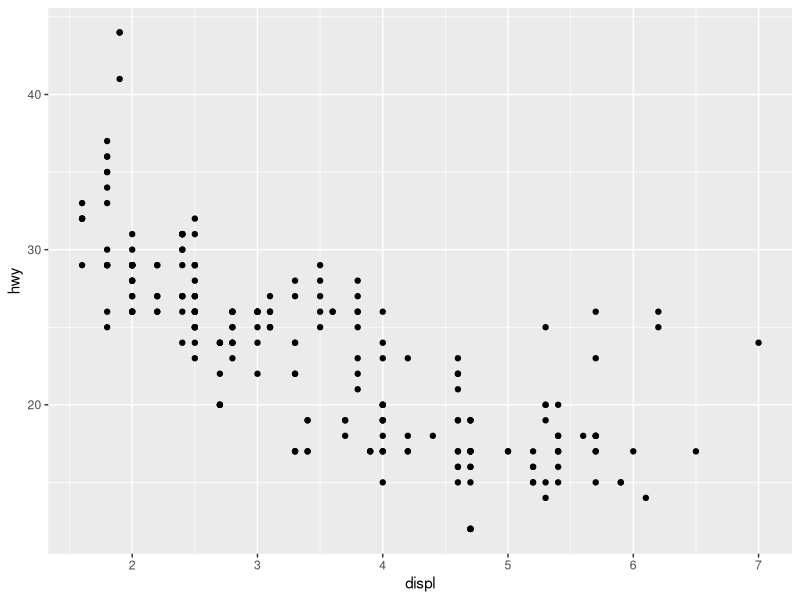
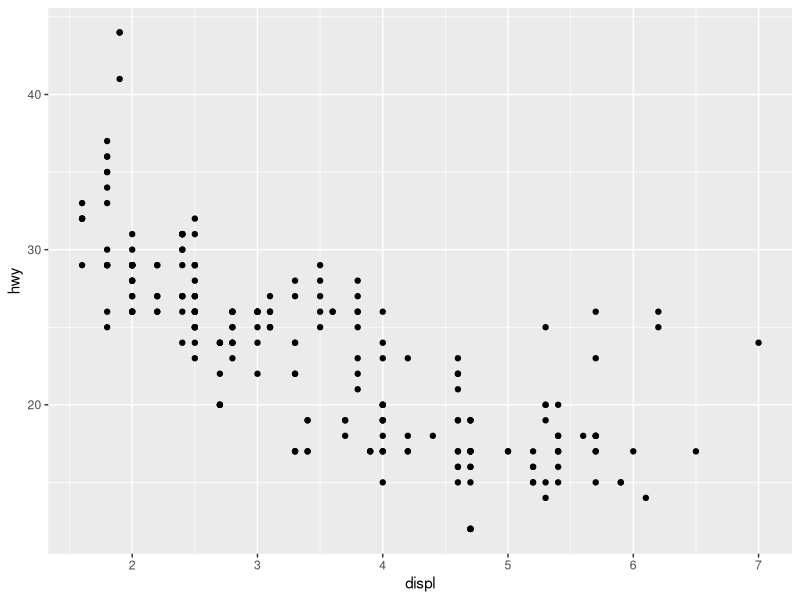
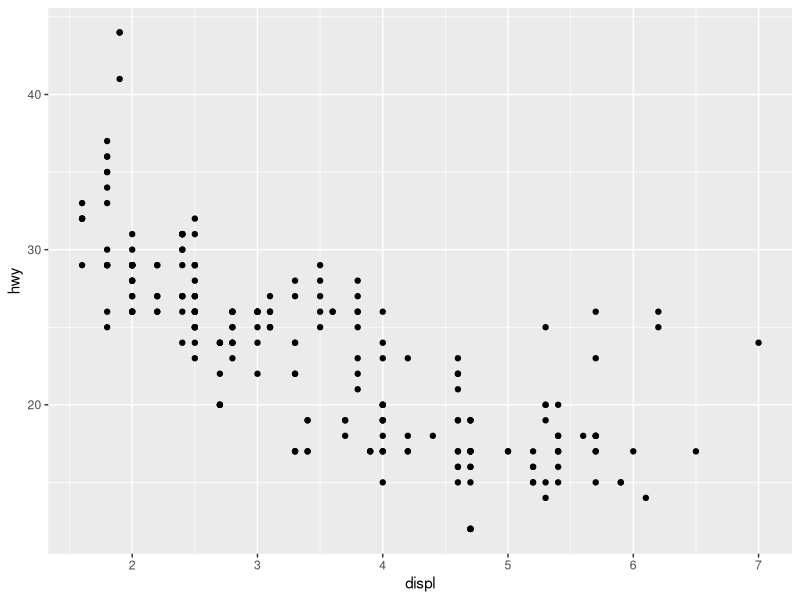
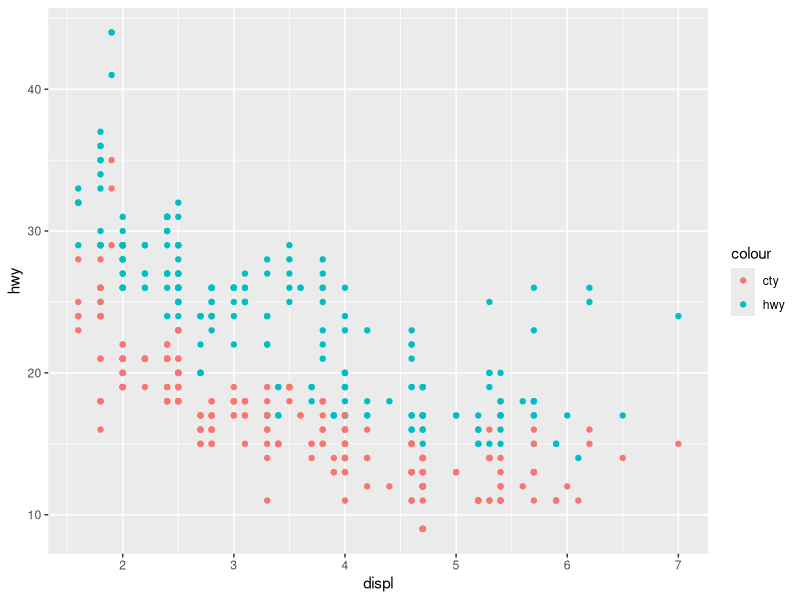
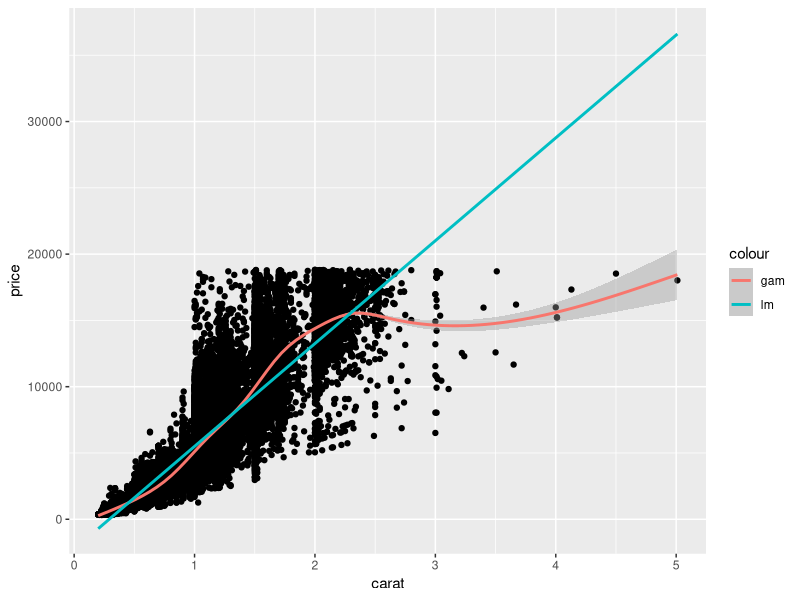
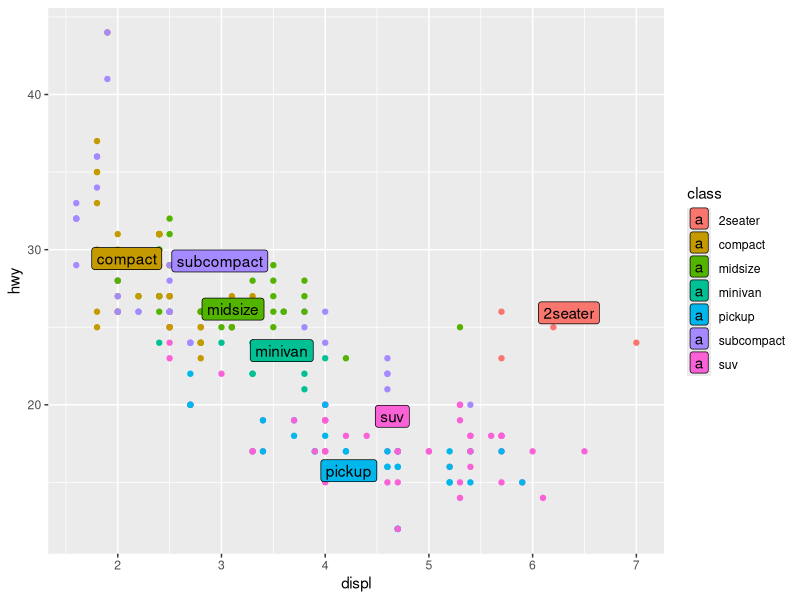
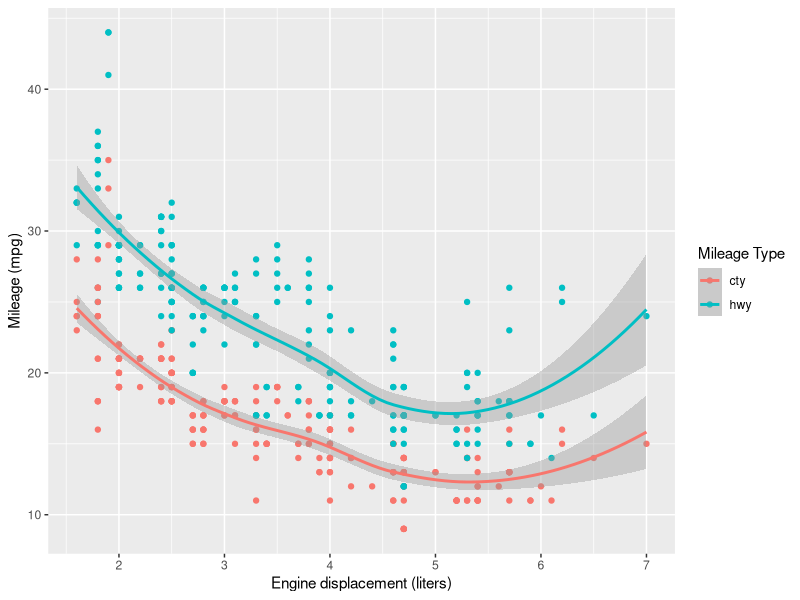
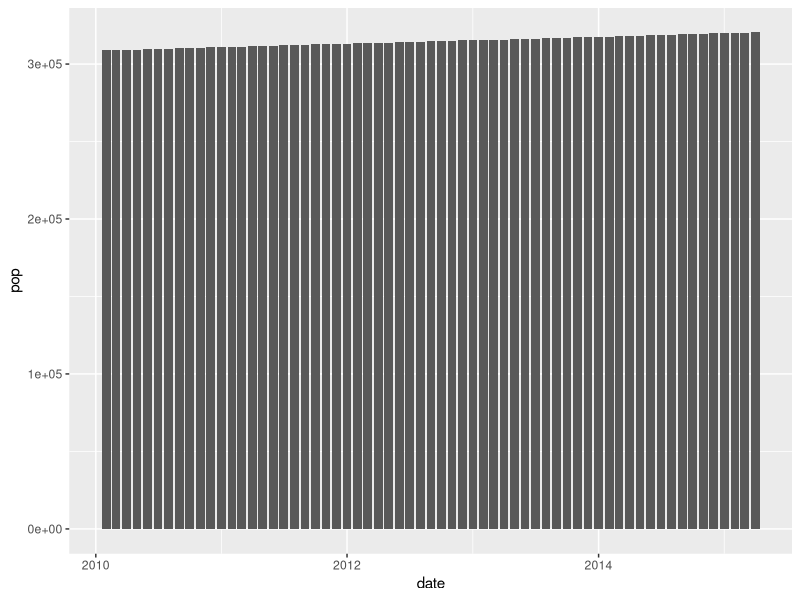

Source code (R) for these figures, in order:
## ---- chunk 1
# knitr options
knitr::opts_chunk$set(echo = TRUE)
## ---- chunk 2
library(tidyverse)
library(ggrepel)
## ---- chunk 3
## NOTE: No need to modify! Just example code
ggplot(
  data = mpg,
  mapping = aes(x = displ, y = hwy)
) +
  geom_point()
## ---- chunk 4
## NOTE: No need to modify! Just example code
ggplot(
  mpg,
  aes(x = displ, y = hwy)
) +
  geom_point()
## ---- chunk 5
## NOTE: No need to modify! Just example code
ggplot(
  mpg,
  aes(displ, hwy)
) +
  geom_point()
## ---- chunk 6
## NOTE: No need to modify! Just example code
ggplot(mpg, aes(x = displ)) +
  geom_point(aes(y = hwy, color = "hwy")) +
  geom_point(aes(y = cty, color = "cty"))
## ---- chunk 7
## TODO: Add a "gam" and "lm" smooth to the following plot
diamonds %>%
  ggplot(aes(carat, price)) +
  geom_point() +
  geom_smooth(aes(color = "gam"), method = "gam") +
  geom_smooth(aes(color = "lm"), method = "lm")
## ---- chunk 8
## TODO: Use df_annotate below to add text labels to the scatterplot
df_annotate <-
  mpg %>%
  group_by(class) %>%
  summarize(
    displ = mean(displ),
    hwy = mean(hwy)
  )

mpg %>%
  ggplot(aes(displ, hwy)) +
  geom_point(aes(color = class)) +
  geom_label_repel(
    data = df_annotate,
    aes(label = class, fill = class)
  )
## ---- chunk 9
## NOTE: No need to modify! Just analyze the scatterplot
mpg %>%
  pivot_longer(names_to = "source", values_to = "mpg", c(hwy, cty)) %>%
  ggplot(aes(displ, mpg, color = source)) +
  geom_point() +
  geom_smooth() +
  scale_color_discrete(name = "Mileage Type") +
  labs(
    x = "Engine displacement (liters)",
    y = "Mileage (mpg)"
  )
## ---- chunk 10
economics %>%
  filter(date > lubridate::ymd("2010-01-01")) %>%
  ggplot(aes(date, pop)) +
  geom_col()
## ---- chunk 11
economics %>%
  filter(date > lubridate::ymd("2010-01-01")) %>%
  ggplot(aes(date, pop)) +
  geom_point()
## ---- chunk 12
economics %>%
  mutate(pop_delta = pop - lag(pop)) %>%
  filter(date > lubridate::ymd("2005-01-01")) %>%
  ggplot(aes(date, pop_delta)) +
  geom_col()
## ---- chunk 13
economics %>%
  mutate(pop_delta = pop - lag(pop)) %>%
  filter(date > lubridate::ymd("2005-01-01")) %>%
  ggplot(aes(date, pop_delta)) +
  geom_point()
